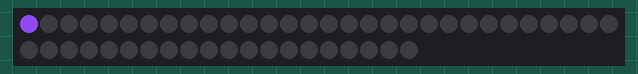
Recording of a sketch running on a simulated ESP32. Shown: 50 RGB LEDs in strip order, left to right, continuing on the next row. Dim RGB values are drawn brighter than linear; random numbers use the default seed unless the sketch sets one; what the sketch prints to the serial monitor is not drawn.

Above: at 0.15 s.
At 4.96 s:
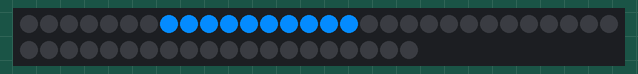
At 9.78 s:
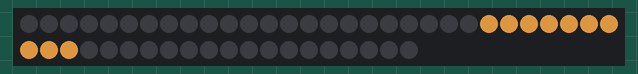
At 19.7 s:
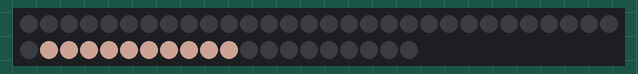
At 29.63 s:
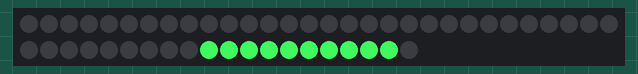
At 39.56 s:
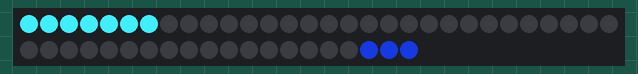

The sketch:

Main.ino
```cpp
/*
 *  This sketch demonstrates how to scan WiFi networks.
 *  The API is almost the same as with the WiFi Shield library,
 *  the most obvious difference being the different file you need to include:
 */

#include "FastLED.h"

#define FASTLED_RMT_MAX_CHANNELS 1
#define ESP32

CRGB leds[50];

uint16_t rng(uint16_t seed) {
    static uint16_t y = 0;
    if (seed != 0) y += (seed && 0x1FFF); // seeded with a different number
    y ^= y << 2;
    y ^= y >> 7;
    y ^= y << 7;
    return (y);
}

void setup()
{
  Serial.begin(115200);

  FastLED.addLeds<WS2811, 13>(leds, 50);

  Serial.println("Setup done");
  rng(random(0,1<<16));
}

void stream(int len) {
  static uint8_t i = 0;
  static uint32_t color = 0;
  leds[(50 - len + i) % 50] = CRGB::Black;
  if (i == 0) {
    color = rng(0) << 16 | rng(0);
  }
  leds[i].red = color >> 16;
  leds[i].green = color >> 8;
  leds[i].blue = color;
  FastLED.show();

  i = (i+1) % 50;
  delay(10);
}

void loop()
{
  stream(10);
}
```
